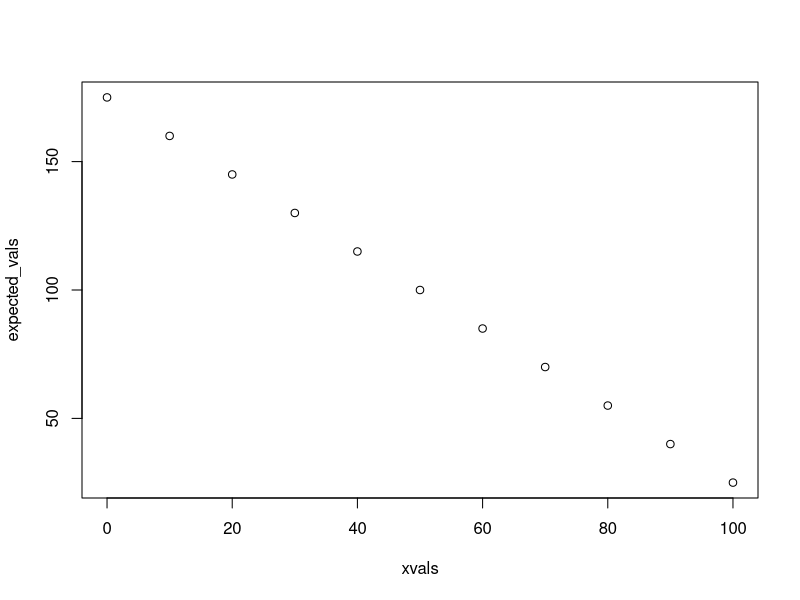
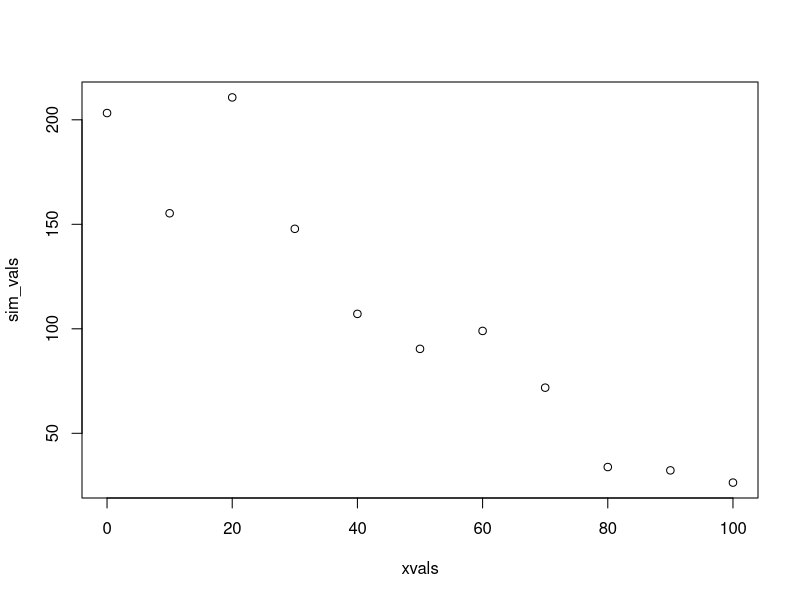
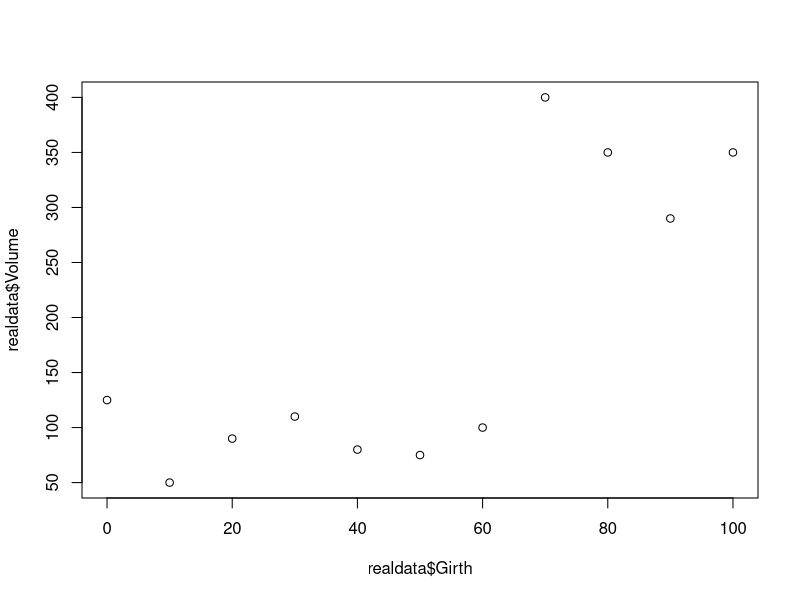
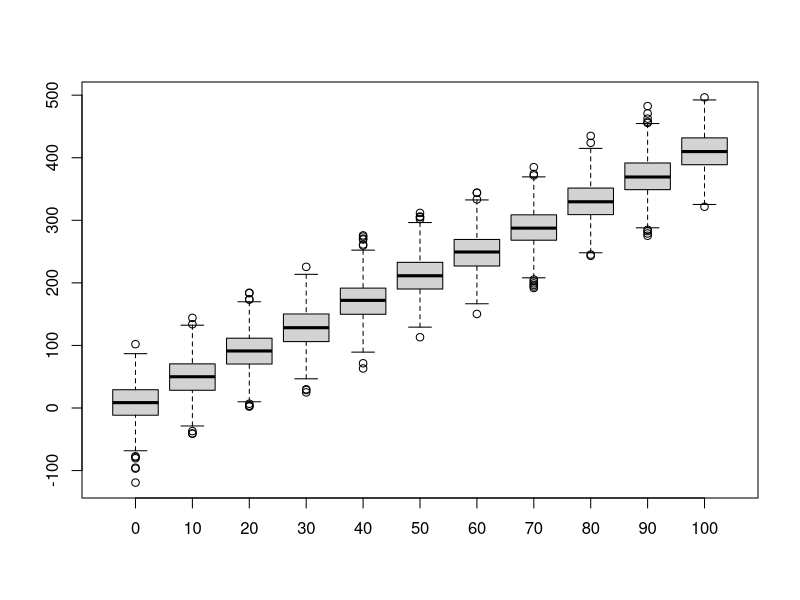
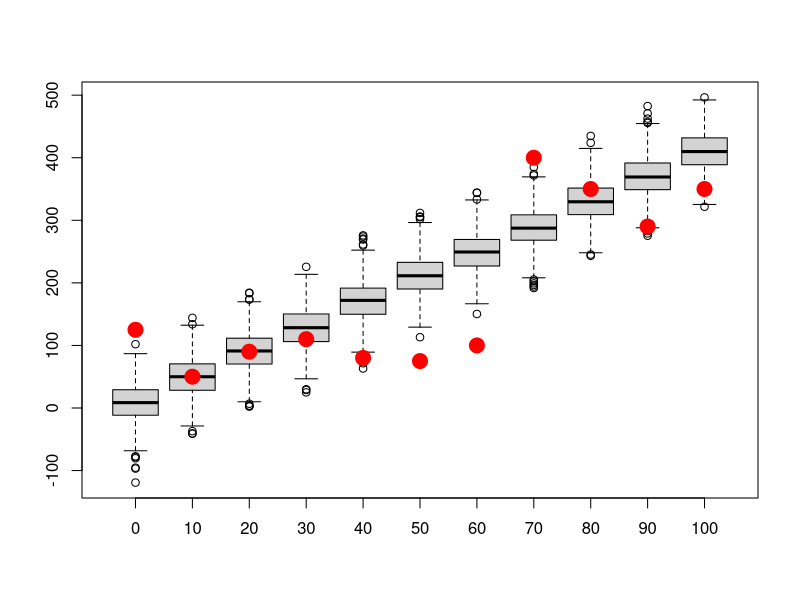
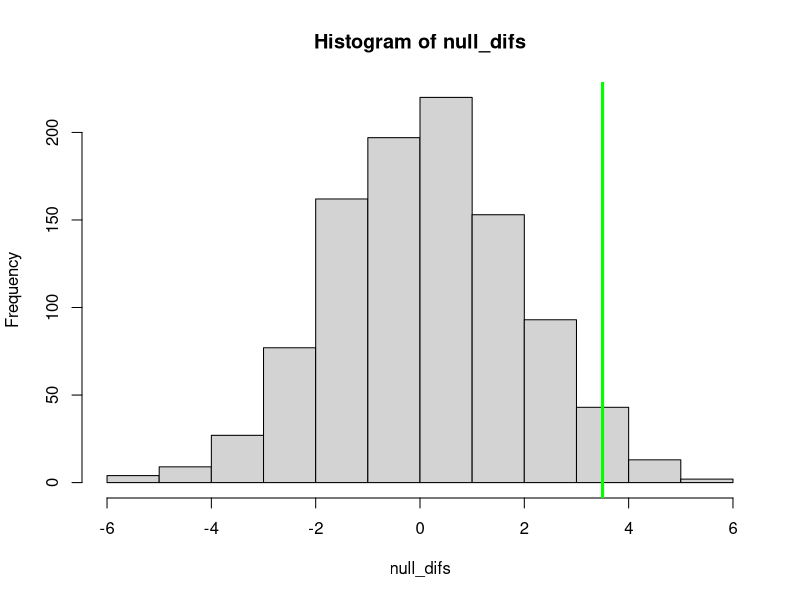
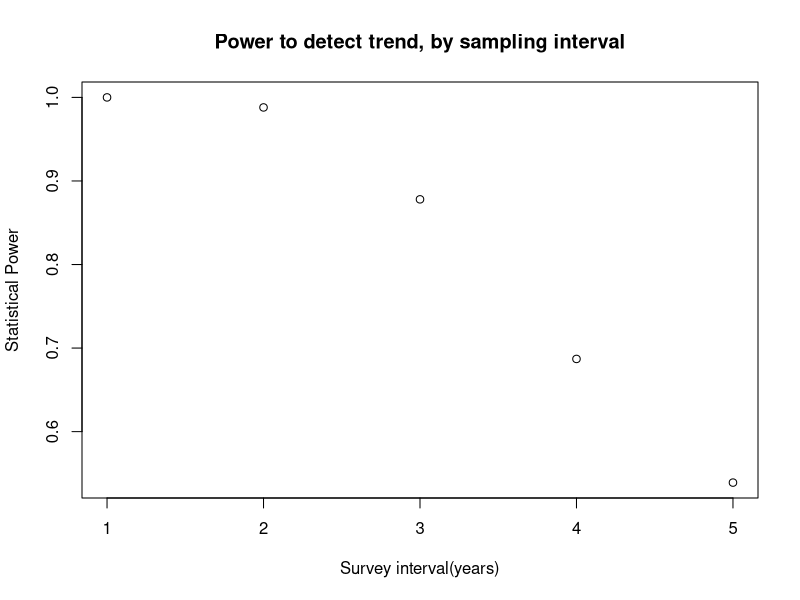

Reproduce these figures in R, in order.
## ---- chunk 1
knitr::opts_chunk$set(echo = TRUE, cache = TRUE)
## ---- chunk 2

############################################################
####                                                    ####  
####  NRES 746, Lecture 3                               ####
####                                                    ####
####  Kevin Shoemaker                                   #### 
####  University of Nevada, Reno                        ####
####                                                    #### 
############################################################


############################################################
####  The virtual ecologist                             ####
####     Building data simulation models                ####
############################################################


## ---- chunk 3

#############
# Short exercise:

# Generate 50 samples from Normal(mean=10,sd=5) 


# Generate 1000 samples from Poisson(mean=50)


# Generate 10 samples from Beta(shape1=0.1,shape2=0.1)


## ---- chunk 4

############
# SIMULATE DATA GENERATION: decompose into deterministic and stochastic components 

##########
# Deterministic component: define function for transforming a predictor variable into an expected response (linear regression)

    # Arguments:
      # x: vector of covariate values
      # a: the intercept of a linear relationship mapping the covariate to an expected response
      # b: the slope of a linear relationship mapping the covariate to an expected response

deterministic_component <- function(x,a,b){
  linear <- a + b*x   # specify a deterministic, linear functional form
  return(linear)
}

xvals = seq(0,100,10)  # define the values of a hypothetical predictor variable (e.g., tree girth)

expected_vals <- deterministic_component(xvals,175,-1.5)   # use the deterministic component to determine the expected response (e.g., tree volume)
expected_vals

plot(xvals,expected_vals)   # plot out the relationship

## ---- chunk 5

##########
# Stochastic component: define a function for transforming an expected (deterministic) response and adding a layer of "noise" on top!

    # Arguments:
      # x: vector of expected responses
      # variance: variance of the "noise" component of your data simulation model
stochastic_component <- function(x,variance){     
  sd <- sqrt(variance)       # convert variance to standard deviation       
  stochvals <- rnorm(length(x),x,sd)       # add a layer of "noise" on top of the expected response values
  return(stochvals)
}

    ### Simulate stochastic data!!
sim_vals <- stochastic_component(expected_vals,variance=500)   # try it- run the function to add noise to your expected values. 

plot(xvals,sim_vals)     # plot it- it should look much more "noisy" now!

# ALTERNATIVELY:

sim_vals <- stochastic_component(deterministic_component(xvals,175,-1.5),500)    # stochastic "shell" surrounds a deterministic "core"    

## ---- chunk 6

############
# Goodness-of-fit test!

    # Does the data fall into the range of plausble data produced by this fully specified model?

############
# Imagine you have the following "real" data (e.g., tree volumes). 

realdata <- data.frame(Volume=c(125,50,90,110,80,75,100,400,350,290,350),Girth=xvals)
plot(realdata$Girth,realdata$Volume)

## ---- chunk 7

#############
# Let's simulate many datasets from our hypothesized data generating model (intercept=10,slope=4,variance=1000):

reps <- 1000    # specify number of replicate datasets to generate
samplesize <- nrow(realdata)    # define the number of data points we should generate for each simulation "experiment"
simresults <- array(0,dim=c(samplesize,reps))   # initialize a storage array for results 
for(i in 1:reps){       # for each independent simulation "experiment":
  exp_vals <- deterministic_component(realdata$Girth,a=10,b=4)          # simulate the expected tree volumes for each measured girth value
  sim_vals <- stochastic_component(exp_vals,1000)  # add stochastic noise
  simresults[,i] <- sim_vals   # store the simulated data for later
}

    # now make a boxplot of the results
boxplot(t(simresults),xaxt="n")    # (repeat) make a boxplot of the simulation results
axis(1,at=c(1:samplesize),labels=realdata$Girth)                          # add x axis labels 

## ---- chunk 8

#########
# Now overlay the "real" data
    # how well does the model fit the data?

boxplot(lapply(1:nrow(simresults), function(i) simresults[i,]),xaxt="n")    # (repeat) make a boxplot of the simulation results
axis(1,at=c(1:samplesize),labels=realdata$Girth)                          # add x axis labels 
points(c(1:samplesize),realdata$Volume,pch=20,cex=3,col="red",xaxt="n")     # this time, overlay the "real" data 

## ---- chunk 9

###########
# Using data simulation to flesh out sampling distributions for frequentist inference 

    # e.g., the "brute force t test" example:

reps <- 1000                    # number of replicate samples to generate
null_difs <- numeric(reps)              # storage vector for the test statistic for each sample
for(i in 1:reps){
  sampleA <- rnorm(10,10,4)        # sample representing "groups" A and B under the null hypothesis
  sampleB <- rnorm(10,10,4)
  null_difs[i] <- mean(sampleA)-mean(sampleB)         # test statistic (model result)
}

hist(null_difs)           # plot out the sampling distribution
abline(v=3.5,col="green",lwd=3)

## ---- chunk 10

###############
# Power analysis example: designing a monitoring program for a rare species


   ### first, let's develop some helper functions:

########
# function for computing the number of observed/detected animals in a single survey

    # Arguments:
      # TrueN: true population abundance
      # surveyors: number of survey participants each day
      # days: survey duration, in days

NumObserved <- function(TrueN=1000,surveyors=1,days=3){
  probPerPersonDay <- 0.02      # define the probability of detection per animal per person-day [hard-coded- potentially bad coding practice!]
  probPerDay <- 1-(1-probPerPersonDay)^surveyors      # define the probability of detection per animal per day (multiple surveyors)(animal must be detected at least once)
  probPerSurvey <- 1-(1-probPerDay)^days       # define the probability of detection per animal for the entire survey
  nobs <- rbinom(1,size=TrueN,prob=probPerSurvey)     # simulate the number of animals detected!
  return(nobs)
}
NumObserved(TrueN=500,surveyors=2,days=7)   # test the new function

## ---- chunk 11

#########
# function for computing expected abundance dynamics of a declining population (deterministic component!)

    # Arguments:
      # LastYearAbund: true population abundance in the previous year
      # trend: proportional change in population size from last year

ThisYearAbund <- function(LastYearAbund=1000,trend=-0.03){
  CurAbund <- LastYearAbund + trend*LastYearAbund    # compute abundance this year
  CurAbund <- floor(CurAbund)  # can't have fractional individuals!
  return(CurAbund)
}
ThisYearAbund(LastYearAbund=500,trend=-0.03)    # test the new function

# NOTE: we could introduce stochastic population dynamics (or density dependence, etc!) for a more realistic model, but we are omitting this here. 

## ---- chunk 12

########
# develop a function for simulating monitoring data from a declining population

    # Arguments:
      # initabund: true initial population abundance
      # trend: proportional change in population size from last year
      # years: duration of simulation
      # observers: number of survey participants each day
      # days: survey duration, in days
      # survint: survey interval, in years (e.g., 2 means surveys are conducted every other year)

SimulateMonitoringData <- function(initabund=1000,trend=-0.03,years=25,observers=1,days=3,survint=2){
  prevabund <- initabund        # initialize "previous-year abundance" at initial abundance 
  detected <- numeric(years)     # set up storage variable
  for(y in 1:years){            # for each year of the simulation:
    thisAbund <- ThisYearAbund(prevabund,trend)             # compute the current abundance on the basis of the trend
    detected[y] <- NumObserved(thisAbund,observers,days)     # sample the current population using this monitoring scheme
    prevabund <- thisAbund   # set this years abundance as the previous years abundance (to set up the simulation for next year)
  }
  surveyed <- c(1:years)%%survint==0    # which years were surveys actually performed?
  detected[!surveyed] <- NA            # if the survey is not performed that year, return a missing value
  return(detected)       # return the number of individuals detected
}

SimulateMonitoringData(initabund=1000,trend=-0.03,years=25,observers=1,days=3,survint=2)    # test the new function

## ---- chunk 13

#########
# finally, develop a function for assessing whether or not a decline was detected:

    # Arguments:
      # monitoringData: simulated results from a long-term monitoring study
      # alpha: define acceptable type-I error rate (false positive rate)

IsDecline <- function(monitoringData,alpha=0.05){
  time <- 1:length(monitoringData)      # vector of survey years
  model <- lm(monitoringData~time)    # for now, let's use ordinary linear regression (perform linear regression on simulated monitoring data)
  p_value <- summary(model)$coefficients["time","Pr(>|t|)"]      # extract the p-value  
  isdecline <- ifelse(summary(model)$coefficients["time","Estimate"]<0,TRUE,FALSE)     # determine if the simulated monitoring data determined a "significant" decline
  sig_decline <- ifelse((p_value<=alpha)&(isdecline),TRUE,FALSE)    # if declining and significant trend, then the monitoring protocol successfully diagnosed a decline
  return(sig_decline)
}

IsDecline(monitoringData=c(10,20,NA,15,1),alpha=0.05)    # test the function

## ---- chunk 14

nreps <- 1000
initabund <- 100
GetPower <- function(observers=1,days=3,alpha=0.05,years=25,survint=2,trend=-0.03){
  decline <- logical(nreps)
  for(i in 1:nreps){
    detected <- SimulateMonitoringData(initabund,trend,years,observers,days,survint)
    decline[i] <- IsDecline(detected,alpha)
  }
  Power <- length(which(decline==TRUE))/nreps 
  return(Power)
}
cat((sprintf("The statistical power to detect a decline for the default parameters is: %s",GetPower())))    # for default

## ---- chunk 15

  initabund = 1000
  survints <- c(1:5)
  powers <- numeric(length(survints))
  for(i in 1:length(survints)){
    powers[i] <- GetPower(survint=survints[i])
  }
  
  plot(powers~survints,xlab="Survey interval(years)",ylab="Statistical Power",main="Power to detect trend, by sampling interval") 
  
